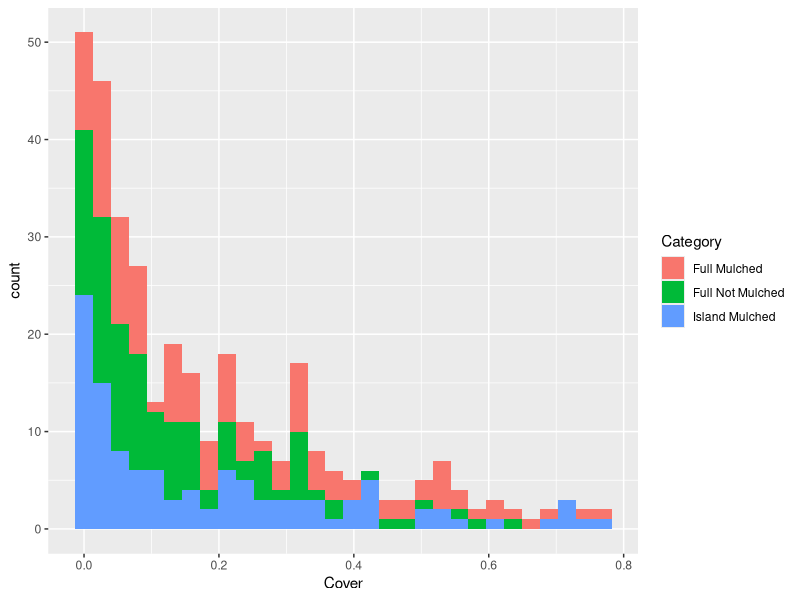
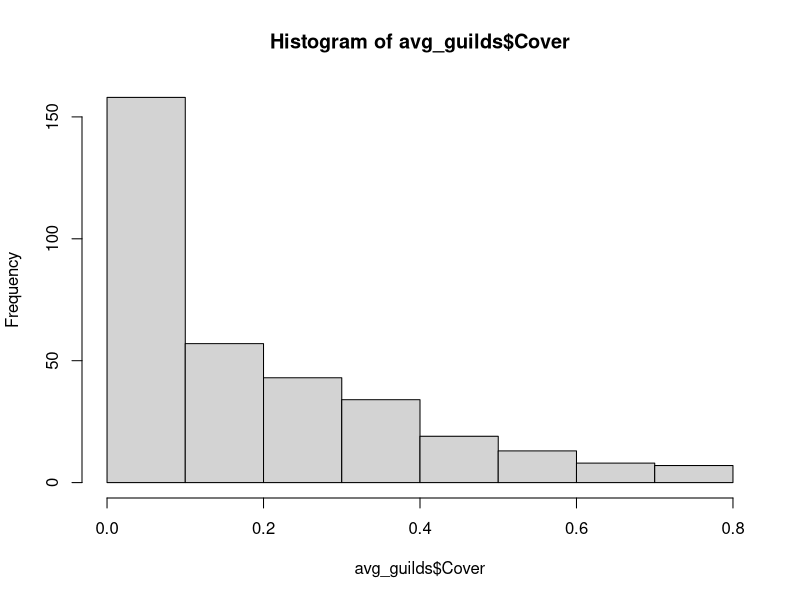
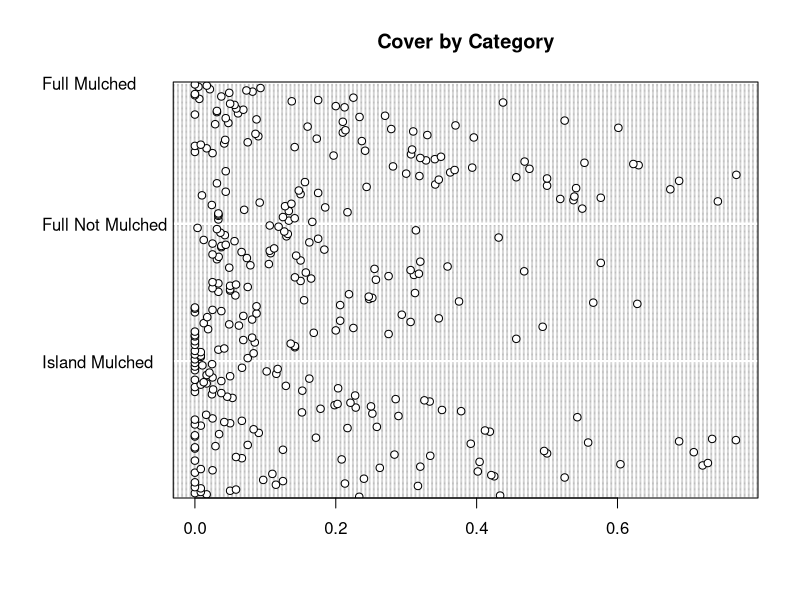
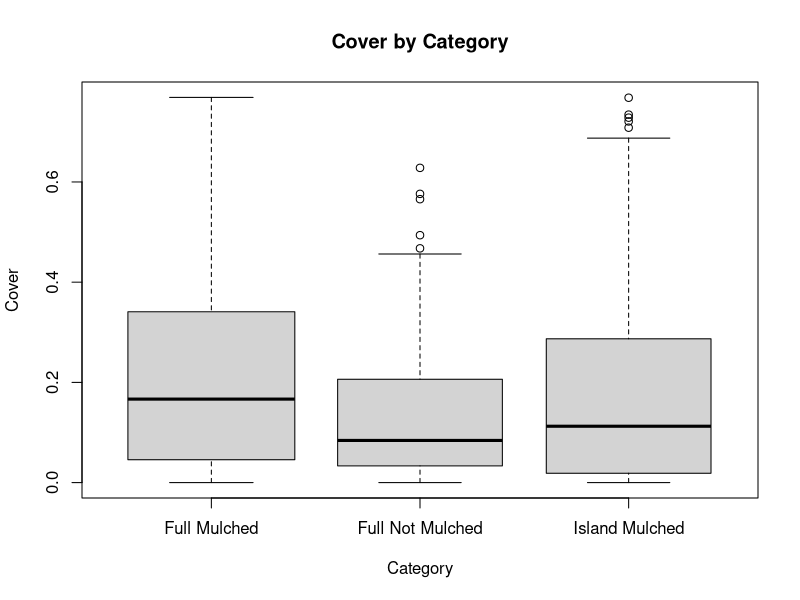
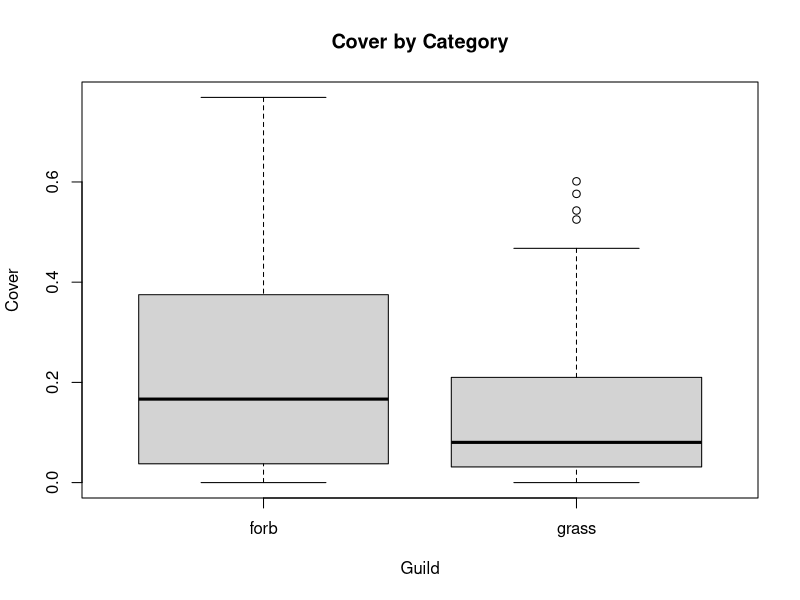
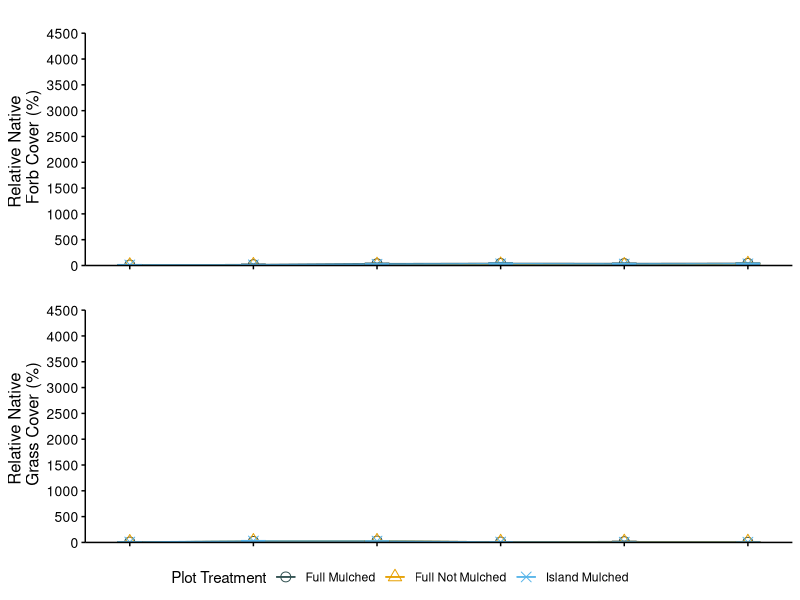
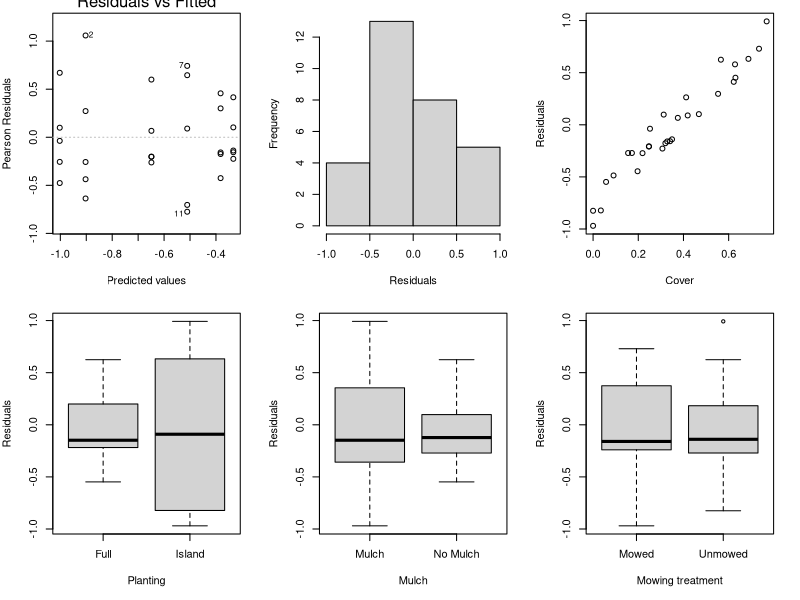
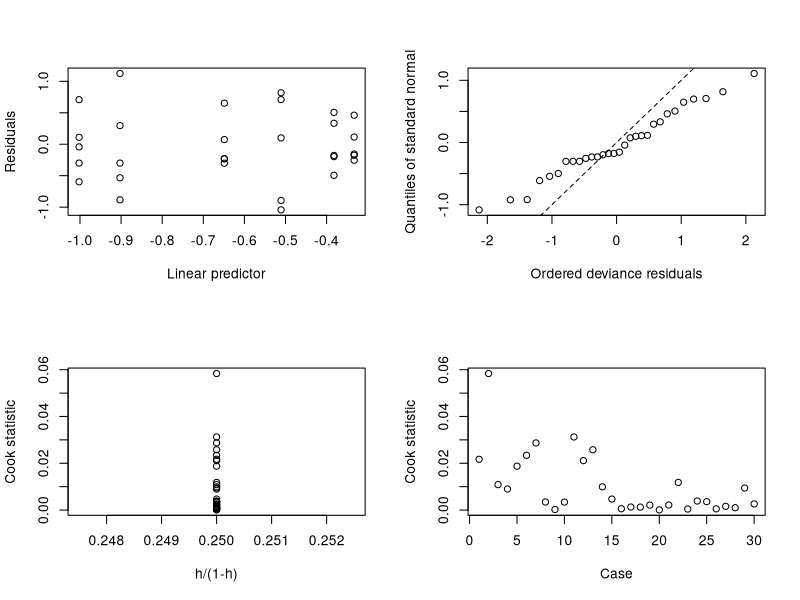

Write the R code that produced these figures, in order. (Note: this script raises an error after producing the figures.)
## ---- chunk 1
# packages
library(grid)
library(gridExtra)
library(tidyverse)
library(boot)

# legend extractor function
g_legend<-function(a.gplot){
  tmp <- ggplot_gtable(ggplot_build(a.gplot))
  leg <- which(sapply(tmp$grobs, function(x) x$name) == "guide-box")
  legend <- tmp$grobs[[leg]]
  return(legend)}

# figure colors
colors3 <- c("darkslategrey", "#E69F00", "#56B4E9", "#009E73", "#F0E442", "#0072B2", "#D55E00", "#CC79A7")

## ---- chunk 2
# data
guild_12_18 <- read.csv("Guild_2012_2018.csv")
species_14_18 <- read.csv("Species_2014_2018.csv")

## ---- chunk 3
avg_guilds <- guild_12_18 %>%
  group_by(Year, Plot, Planted.guild, Category, Mowing.treatment) %>%
  summarise(nat.forb = mean(nat.forb),
            nat.grass = mean(nat.grass))
  
avg_F <- avg_guilds %>%
  filter(Planted.guild == "Forb",
         Year != "2012") %>%
  ungroup() %>%
  dplyr::select(Year, Plot, nat.forb, Category, Mowing.treatment) %>%
  rename(Cover = nat.forb) %>%
  mutate(guild = "forb")
summary(avg_F)
str(avg_F)

avg_G <- avg_guilds %>%
  filter(Planted.guild == "Grass",
                  Year != "2012") %>%
  ungroup() %>%
  dplyr::select(Year, Plot, nat.grass, Category, Mowing.treatment) %>%
  rename(Cover = nat.grass) %>%
  mutate(guild = "grass")

avg_guilds <- full_join(avg_F, avg_G) %>%
  mutate(Cover = (Cover/100),
         Planting = ifelse(Category == "Full Mulched", "Full", 
                           ifelse(Category == "Full Not Mulched", "Full",
                                   ifelse(Category == "Island Mulched", "Island", "WRONG"))),
         Mulch = ifelse(Category == "Full Mulched", "Mulch", 
                           ifelse(Category == "Full Not Mulched", "No Mulch",
                                   ifelse(Category == "Island Mulched", "Mulch", "WRONG"))))
str(avg_guilds)

## ---- chunk 4
ggplot(avg_guilds, aes(Cover, fill=Category)) +
  geom_histogram()

hist(avg_guilds$Cover)
## ---- chunk 5
disp <- avg_guilds %>%
  summarise(mean = mean(Cover),
            var = var(Cover)) %>%
  mutate(d = var/mean)

disp

## ---- chunk 6
dotchart(avg_guilds$Cover, 
         groups = factor(avg_guilds$Category), 
         main = "Cover by Category")
## ---- chunk 7
boxplot(Cover ~ factor(Category), varwidth = TRUE,
        xlab = "Category", main = "Cover by Category",
        ylab = "Cover", data=avg_guilds)

boxplot(Cover ~ factor(guild), varwidth = TRUE,
        xlab = "Guild", main = "Cover by Category",
        ylab = "Cover", data=avg_guilds)

## ---- chunk 8

Forb_all <- avg_F %>%
  group_by(Category, Year) %>%
  summarise(mean.cov = mean(Cover),
            std.err = sd(Cover)/sqrt(sum(!is.na(Cover))))
Forb_all$Year <- as.numeric(Forb_all$Year)


AllYrForb <- ggplot(Forb_all, aes (x = Year,  y = mean.cov, color = Category, shape = Category)) +
  geom_line () +
  geom_point(size = 3) +
  geom_errorbar(aes(ymin = mean.cov - std.err, 
                    ymax = mean.cov + std.err),
               width=0.2) +
  scale_color_manual(values = colors3,
                    name = "Plot Treatment") +
  scale_shape_manual(values = c(1, 2, 4, 5, 6),
                     name = "Plot Treatment") +
  labs(title = "",
       y = "Relative Native \n Forb Cover (%)",
       x = "Year") +
  theme(axis.line = element_line(colour = "black"),
        panel.grid.major = element_blank(),
        panel.grid.minor = element_blank(),
        panel.border = element_blank(),
        panel.background = element_blank(),
        axis.text.y = element_text(colour="black", size = 10),
        axis.title.y = element_text(colour="black", size = 12),
        axis.ticks.y = element_line(colour = "black"),
        axis.text.x = element_blank(),
        axis.title.x = element_blank(),
        axis.ticks.x = element_line(colour = "black"),
        legend.position ="bottom",
        plot.title = element_text(hjust = 0.5),
        strip.background = element_rect(fill = "white"),
        strip.text = element_text(color = "black", size = 12)) +
  coord_cartesian(ylim = c(0, 4500)) +
  scale_y_continuous(breaks = seq(0, 4500, 500), expand = c(0,0)) +
  scale_x_continuous(breaks = seq(2012, 2018, 1))

# ---- Native Grasses ----
Grass_all <- avg_G %>%
  group_by(Category, Year) %>%
  summarise(mean.cov = mean(Cover),
            std.err = sd(Cover)/sqrt(sum(!is.na(Cover))))
Grass_all$Year <- as.numeric(Grass_all$Year)

AllYrGrass <- ggplot(Grass_all, aes (x = Year,  y = mean.cov, color = Category, shape = Category)) +
  geom_line () +
  geom_point(size = 3) +
  geom_errorbar(aes(ymin = mean.cov - std.err, 
                    ymax = mean.cov + std.err),
                width=0.2) +
  scale_color_manual(values = colors3,
                     name = "Plot Treatment") +
  scale_shape_manual(values = c(1, 2, 4, 5, 6),
                     name = "Plot Treatment") +
  labs(title = "",
       y = "Relative Native \n Grass Cover (%)",
       x = "Year") +
  theme(axis.line = element_line(colour = "black"),
        panel.grid.major = element_blank(),
        panel.grid.minor = element_blank(),
        panel.border = element_blank(),
        panel.background = element_blank(),
        axis.text.y = element_text(colour="black", size = 10),
        axis.title.y = element_text(colour="black", size = 12),
        axis.ticks.y = element_line(colour = "black"),
        axis.text.x = element_blank(),
        axis.title.x = element_blank(),
        axis.ticks.x = element_line(colour = "black"),
        legend.position ="bottom",
        plot.title = element_text(hjust = 0.5),
        strip.background = element_rect(fill = "white"),
        strip.text = element_text(color = "black", size = 12)) +
  coord_cartesian(ylim = c(0, 4500)) +
  scale_y_continuous(breaks = seq(0, 4500, 500), expand = c(0,0)) +
  scale_x_continuous(breaks = seq(2012, 2018, 1))


AllYrLeg <- g_legend(AllYrGrass)

grid.arrange(arrangeGrob(AllYrForb + theme(legend.position="none"),
                         AllYrGrass + theme(legend.position="none"),
                         nrow = 2),
             AllYrLeg, nrow = 2, heights = c(12, 1))


## ---- chunk 9
F2018 <- avg_guilds %>%
  filter(guild == "forb",
         Year == "2018")
F2018$Category <- as.factor(F2018$Category)
F2018$Mulch <- as.factor(F2018$Mulch)
F2018$Mowing.treatment <- as.factor(F2018$Mowing.treatment)
F2018$Planting <- as.factor(F2018$Planting)

F18_GLM_quasi <- glm(Cover ~ Planting * Mowing.treatment * Mulch, family = quasibinomial, 
                   data = F2018)
summary(F18_GLM_quasi)
anova(F18_GLM_quasi, test = "Chisq")

G2018 <- avg_guilds %>%
  filter(guild == "grass",
         Year == "2018")
G2018$Category <- as.factor(G2018$Category)
G2018$Mulch <- as.factor(G2018$Mulch)
G2018$Mowing.treatment <- as.factor(G2018$Mowing.treatment)
G2018$Planting <- as.factor(G2018$Planting)

G18_GLM_quasi <- glm(Cover ~ Planting * Mowing.treatment * Mulch, family = quasibinomial, 
                   data = G2018)
summary(G18_GLM_quasi)
anova(G18_GLM_quasi)
## ---- chunk 10

op <- par(mfrow = c(2, 3), mar = c(5, 4, 1, 2))
plot(F18_GLM_quasi, add.smooth = FALSE, which = 1)
res_F18 <-resid(F18_GLM_quasi)
hist(res_F18, xlab = "Residuals", main = "")
plot(x = F2018$Cover, y = res_F18, 
     xlab = "Cover", ylab = "Residuals")
plot(F2018$Planting, res_F18, 
     xlab = "Planting", ylab = "Residuals")
plot(F2018$Mulch, res_F18, 
     xlab = "Mulch", ylab = "Residuals")
plot(F2018$Mowing.treatment, res_F18, 
     xlab = "Mowing treatment", ylab = "Residuals")
par(op)
glm.diag.plots(F18_GLM_quasi)

op <- par(mfrow = c(2, 3), mar = c(5, 4, 1, 2))
plot(G18_GLM_quasi, add.smooth = FALSE, which = 1)
res_G18 <-resid(G18_GLM_quasi)
hist(res_G18, xlab = "Residuals", main = "")
plot(x = G2018$Cover, y = res_G18, 
     xlab = "Cover", ylab = "Residuals")
plot(G2018$Planting, res_G18, 
     xlab = "Planting", ylab = "Residuals")
plot(G2018$Mulch, res_G18, 
     xlab = "Mulch", ylab = "Residuals")
plot(G2018$Mowing.treatment, res_G18, 
     xlab = "Mowing treatment", ylab = "Residuals")
par(op)
glm.diag.plots(G18_GLM_quasi)


## ---- chunk 11
F2017 <- avg_guilds %>%
  filter(guild == "forb",
         Year == "2017")
F2017$Mulch <- as.factor(F2017$Mulch)
F2017$Mowing.treatment <- as.factor(F2017$Mowing.treatment)
F2017$Planting <- as.factor(F2017$Planting)

F17_GLM_quasi <- glm(Cover ~ Planting * Mowing.treatment * Mulch, family = quasibinomial, 
                   data = F2017)
summary(F17_GLM_quasi)
anova(F17_GLM_quasi)

op <- par(mfrow = c(2, 3), mar = c(5, 4, 1, 2))
plot(F_GLM_quasi, add.smooth = FALSE, which = 1)
res_F17 <-resid(F_GLM_quasi)
hist(res, xlab = "Residuals", main = "")
plot(x = F2017$Cover, y = res, 
     xlab = "Cover", ylab = "Residuals")
plot(F2017$Planting, res, 
     xlab = "Planting", ylab = "Residuals")
plot(F2017$Mulch, res, 
     xlab = "Mulch", ylab = "Residuals")
plot(F2017$Mowing.treatment, res, 
     xlab = "Mowing treatment", ylab = "Residuals")
par(op)


## ---- chunk 12
avg_spread_18 <- guild_12_18 %>%
  group_by(Year, Plot, QuadLocation, Planted.guild, Category, Mowing.treatment) %>%
  summarise(nat.forb = mean(nat.forb),
            nat.grass = mean(nat.grass))
